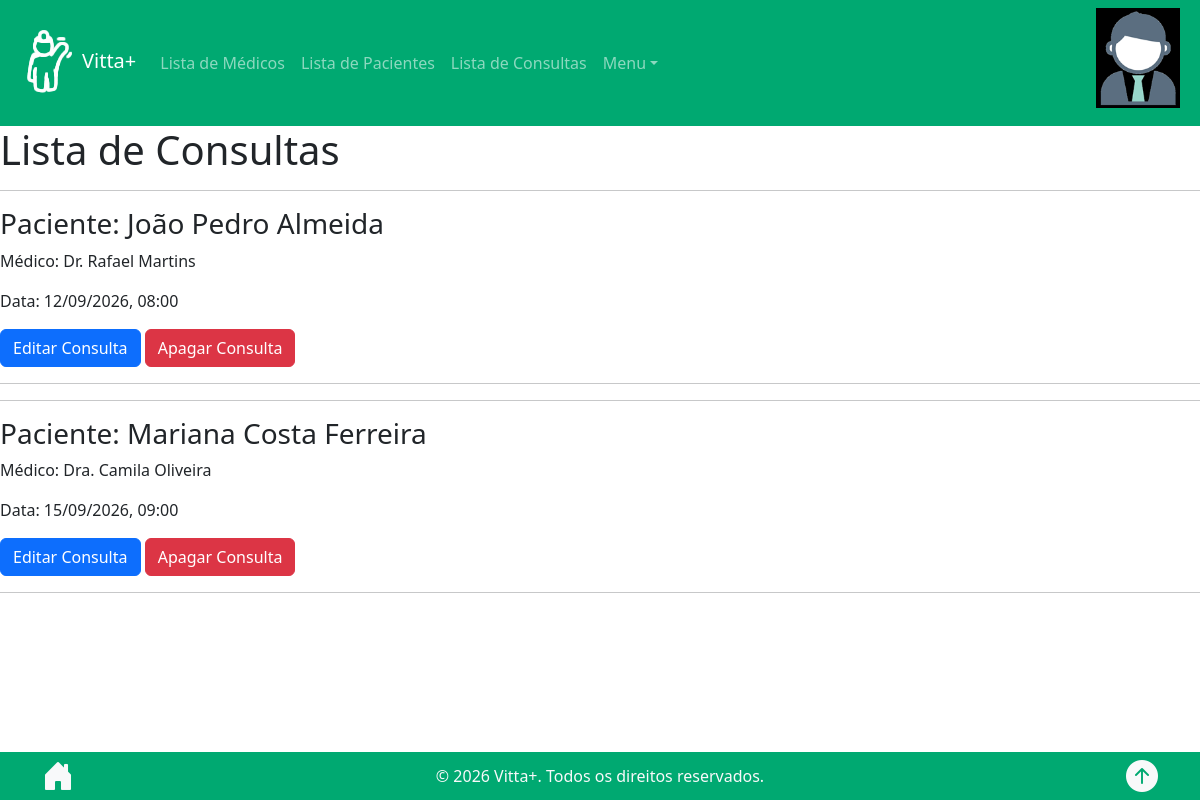
The app's page /consults_list/ (signed in), older data.
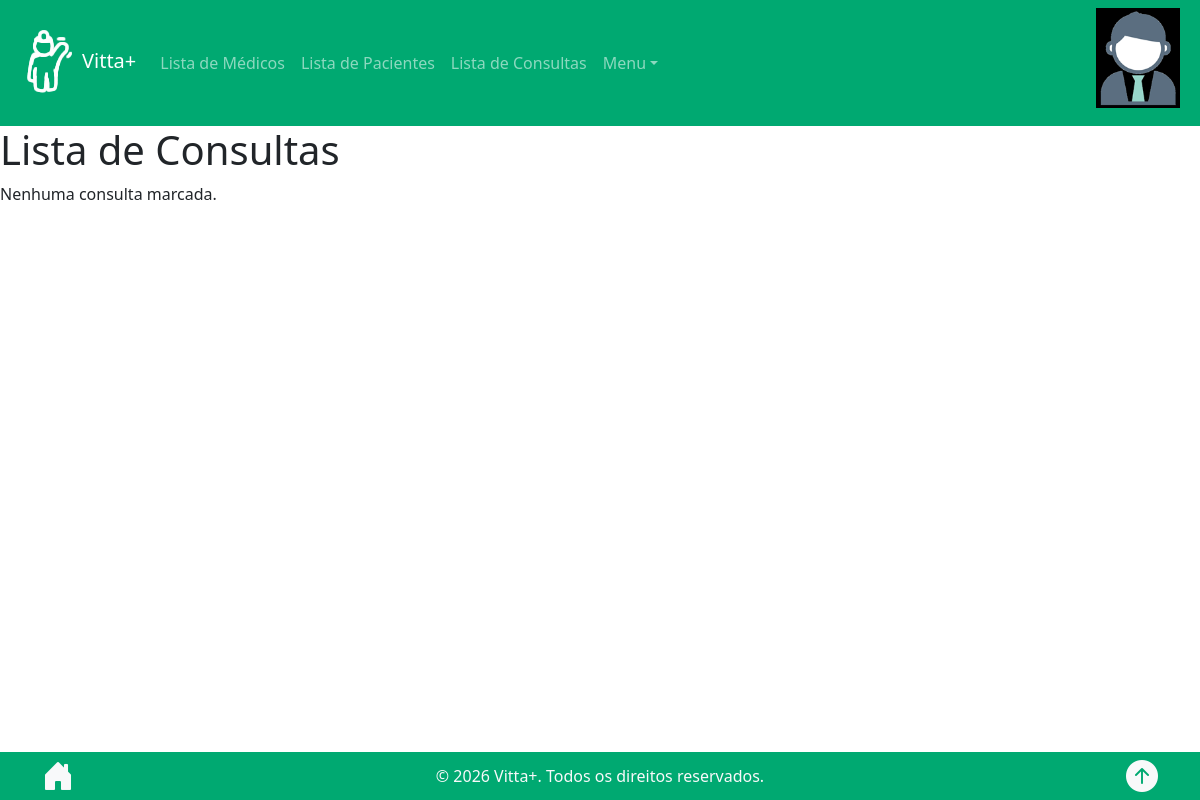
The same page, newer data.
### consulta/models.py (models this page shows, shortened)
class Consultation(models.Model):
    doctor = models.ForeignKey(Doctor, on_delete=models.CASCADE, verbose_name="Médico")
    patient = models.ForeignKey(Patient, on_delete=models.CASCADE, verbose_name="Paciente")
    date = models.DateTimeField(verbose_name="Data da Consulta")
    class Meta:
        constraints = [models.UniqueConstraint(fields=['doctor', 'date'], name='unique_doctor_date')]

class Patient(models.Model):
    name = models.CharField(max_length=100, verbose_name="Nome")
    birth_date = models.DateField(verbose_name="Data de Nascimento")
    CPF = models.CharField(max_length=14, unique=True, verbose_name="CPF")
    gender = models.CharField(max_length=10, choices=[("M", "Masculino"), ("F", "Feminino")], verbose_name="Gênero")
    health_insurance = models.CharField(max_length=100, blank=True)
    class Meta:
        ordering = ["name"]

class Doctor(models.Model):
    name = models.CharField(max_length=100, verbose_name="Nome")
    birth_date = models.DateField(verbose_name="Data de Nascimento")
    CRM = models.CharField(max_length=20, unique=True, verbose_name="CRM")
    gender = models.CharField(max_length=10, choices=[("M", "Masculino"), ("F", "Feminino")], verbose_name="Gênero")
    expertise = models.CharField(max_length=100, verbose_name="Especialidade")
    rating = models.DecimalField(max_digits = 3, decimal_places = 2, default = 0, validators = [MinValueValidator(0), MaxValueValidator(5)], verbose_name ="Classificação")
    place = models.CharField(max_length=100, verbose_name="Local da Consulta")
    price = models.DecimalField(max_digits=10, decimal_places=2, validators=[MinValueValidator(0)], verbose_name="Preço da Consulta")
    photo = models.ImageField(upload_to='doctors/', blank=True, null=True, verbose_name="Foto")
    class Meta:
        ordering = ["CRM"]

### consulta/views.py (the view)
# urls.py: path('consults_list/', views.consults_list, name="consults_list"),
@login_required
def consults_list(request):
    consultas = Consultation.objects.select_related('doctor','patient').order_by('date')
    return render(request, 'consults_list.html', { "consultas": consultas })

### consulta/templates/consults_list.html
{% extends 'base.html' %}
{% load static %}
{% block content %}
<h1>Lista de Consultas</h1>
{% for consulta in consultas %}
<hr>
<div>
    <h3>Paciente: {{ consulta.patient.name }}</h3>
    <p>Médico: {{ consulta.doctor.name }}</p>
    <p>Data: {{ consulta.date|date:"d/m/Y, H:i" }}</p>
    <a href="{% url 'consults_edit' consulta.id %}" class="btn btn-primary">Editar Consulta</a>
    <a href="{% url 'consults_delete' consulta.id %}" class="btn btn-danger">Apagar Consulta</a>
</div>
<hr>
{% empty %}
    <p>Nenhuma consulta marcada.</p>
{% endfor %}
{% endblock %}

Row changes from the older to the newer data that the page shows:
removed Consultation: patient.name "João Pedro Almeida", doctor.name "Dr. Rafael Martins", date "12/09/2026, 08:00"
removed Consultation: patient.name "Mariana Costa Ferreira", doctor.name "Dra. Camila Oliveira", date "15/09/2026, 09:00"
Text that changed along with them:
text now shown: "Nenhuma consulta marcada."
